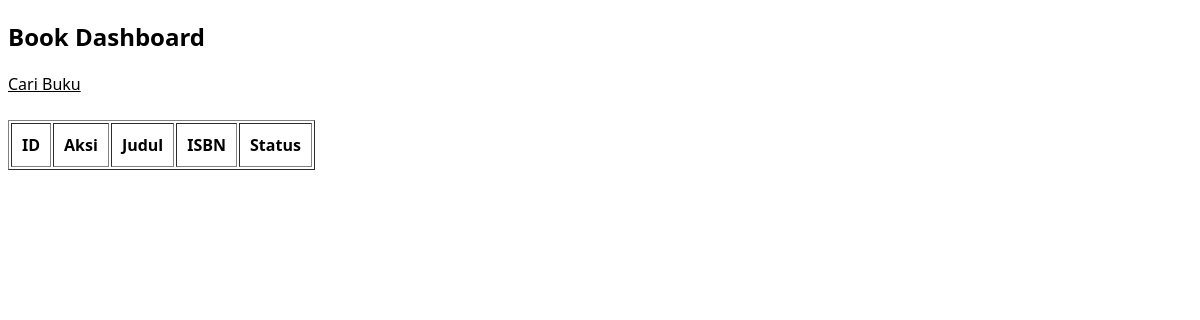
Before: /dashboard/index.php (signed in) with the older database file.
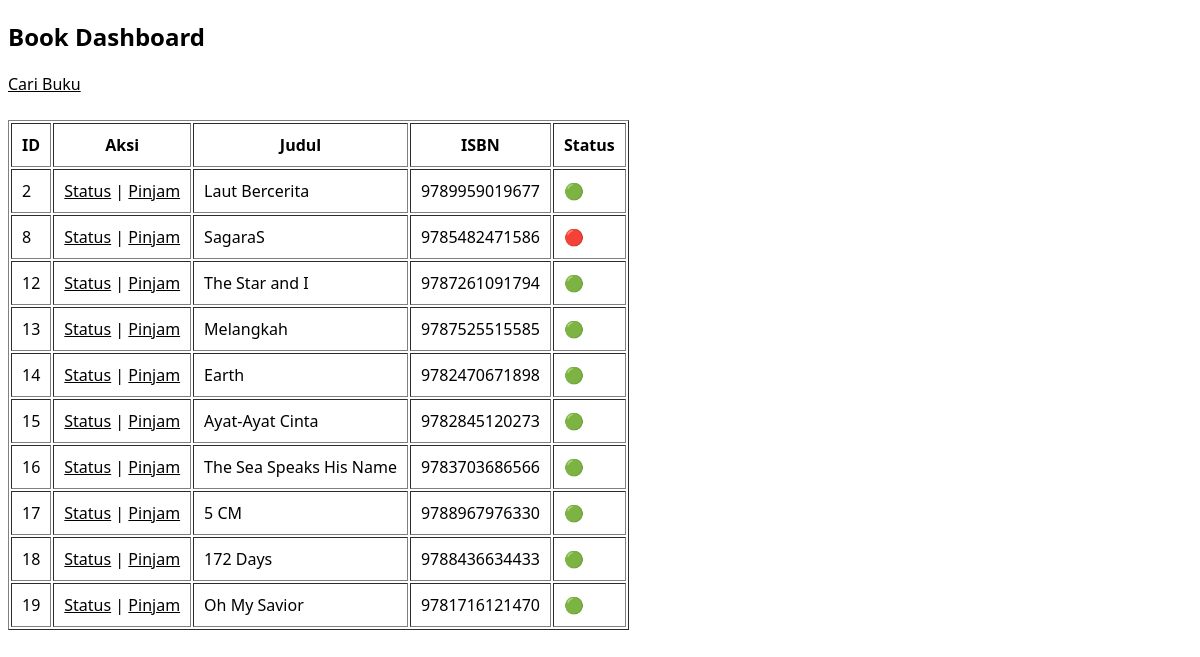
After: the same page with the newer database file.
### tables this page shows
CREATE TABLE `books` (
  `id` int(11) NOT NULL,
  `title` varchar(48) NOT NULL,
  `folder` varchar(255) NOT NULL,
  `blurb` text NOT NULL,
  `pages` int(5) NOT NULL,
  `isbn` bigint(20) NOT NULL,
  `published_date` date NOT NULL,
  `publisher` varchar(100) NOT NULL,
  `author` varchar(100) NOT NULL,
  `tag` varchar(50) NOT NULL,
  `category` tinyint(1) NOT NULL,
  `stats` int(255) NOT NULL DEFAULT 0,
  `status` tinyint(4) NOT NULL DEFAULT 0,
  `return_date` date DEFAULT NULL,
  `borrower` int(50) NOT NULL DEFAULT 0
);

### dashboard/index.php (the view, shortened to what this page needs)
<?php
    $conn = mysqli_connect("localhost", "root", "", "digilib");
    if (!empty($_GET["isbn"])) {
        $isbn = $_GET["isbn"];
        $query = "SELECT id, title, isbn, status FROM books WHERE `isbn` = '$isbn' AND `category` = 1";
    } else {
        $query = "SELECT id, title, isbn, status FROM books WHERE `category` = 1";
    }
    $run = mysqli_query($conn, $query);
?>
<!DOCTYPE html>
<html lang="en">
<head>
</head>
<body>
    <section>
        <h1>Book Dashboard</h1>
        <div style="margin-bottom:25px">
            <a href="/dashboard/search.php" style="margin-right:15px">Cari Buku</a>
        </div>
        <div style="overflow-x:auto;">
            <table border="1" cellpadding="10" cellspacing="2">
                <tr>
                    <th>ID</th>
                    <th>Aksi</th>
                    <th>Judul</th>
                    <th>ISBN</th>
                    <th>Status</th>
                </tr>
                <?php while ( $row = mysqli_fetch_row($run)) : ?>
                    <tr>
                        <td><?= $row[0]; ?></td>
                        <td>
                            <a href="status.php?id=<?= $row[0]; ?>">Status</a> |
                            <a href="pinjam.php?isbn=<?= $row[2]; ?>">Pinjam</a>
                        </td>
                        <td><?= $row[1]; ?></td>
                        <td><?= $row[2]; ?></td>
                        <td><?php if($row[3] == 0){echo "🟢";}else{echo "🔴";} ?></td>
                    </tr>
                <?php endwhile; ?>
            </table>
        </div>
    </section>
</body>
</html>

Changed rows visible on the page:
now on this page (row edited): books: id "2", title "Laut Bercerita", isbn "9789959019677"
added books: id "8", title "SagaraS", isbn "9785482471586"
added books: id "12", title "The Star and I", isbn "9787261091794"
added books: id "13", title "Melangkah", isbn "9787525515585"
added books: id "14", title "Earth", isbn "9782470671898"
added books: id "15", title "Ayat-Ayat Cinta", isbn "9782845120273"
added books: id "16", title "The Sea Speaks His Name", isbn "9783703686566"
added books: id "17", title "5 CM", isbn "9788967976330"
added books: id "18", title "172 Days", isbn "9788436634433"
added books: id "19", title "Oh My Savior", isbn "9781716121470"
